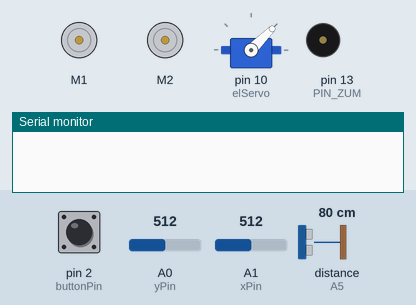
This sketch was run on a simulated Arduino Uno, built with avr-gcc and run on an emulated ATmega328P. Shown: 2 × DC motor (green arrow = forward, orange = backward, longer = faster), servo, buzzer (waves = sounding), the last lines printed to the serial monitor. Inputs (shaded band) come from the test bench; at power-on: A0 (yPin) = 512, pin 2 (buttonPin) HIGH, A1 (xPin) = 512, distance to the obstacle (sensor on A5) 80 cm. The echo pulse lasts 58.3 µs per cm.

Above: at 1.2 s.
1.3 s: A0 (yPin) set to 308
2.8 s: A0 (yPin) set to 285
At 3.8 s:
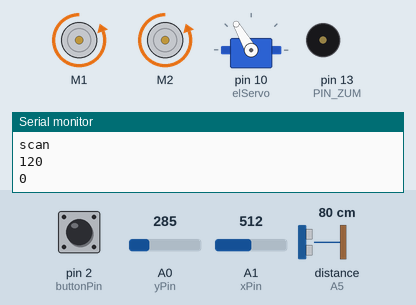
5.8 s: pin 2 (buttonPin) pulled LOW for 1 s
At 7.8 s:
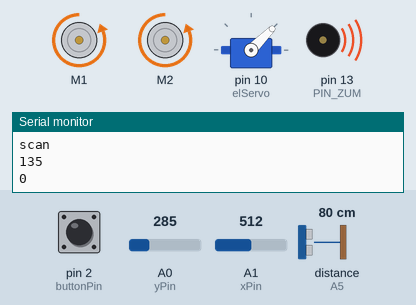
9.2 s: A0 (yPin) set to 900
At 10.9 s:
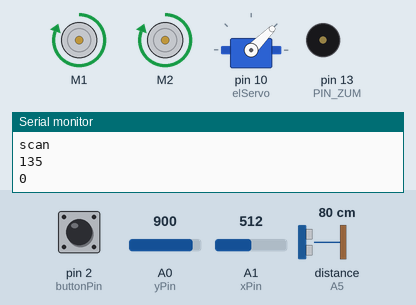
12.2 s: pin 2 (buttonPin) pulled LOW for 0.15 s
At 12.35 s:
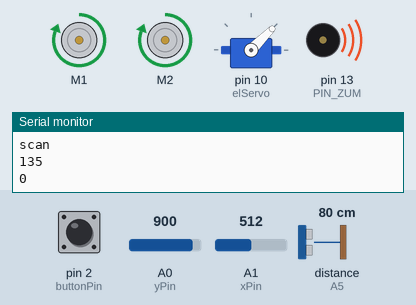
14.0 s: pin 2 (buttonPin) pulled LOW for 3.2 s
At 18.6 s:
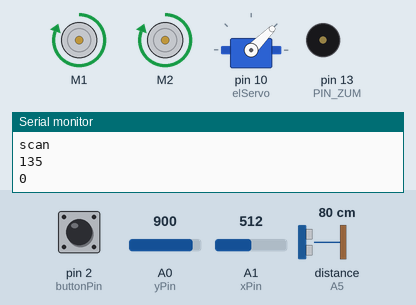
Timing chart, 0 to 20.1 s (numbered marks = the images above; inputs shaded):
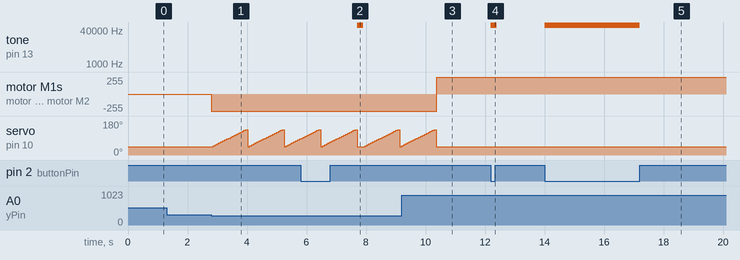

Measured:
- the behaviour switches between 300 and 299 on A0 (yPin) (found by bisection; images 0 and 1)
- after the input at 1.3 s, every drawn part: stays the same
- after the input at 2.8 s, motor M1, motor M2: stopped → backward 255/255 at once
- after the input at 5.8 s, tone on pin 13 (PIN_ZUM): silent → 65535 Hz after 1.9 s, → silent 0.20 s later
- after the input at 9.2 s, motor M1, motor M2: backward 255/255 → forward 255/255 after 1.2 s; servo on pin 10 (elServo): goes on until 10.4 s, then stays 45°
- after the input at 12.2 s, tone on pin 13 (PIN_ZUM): silent → 65535 Hz at once, → silent 0.20 s later
- after the input at 14.0 s, tone on pin 13 (PIN_ZUM): silent → 65535 Hz at once, → silent 3.2 s later

The sketch:

radarJoystick.ino
```cpp
//---------------------------------------------------------------//
//                 Movimiento_con_Joystick.ino
// Programa de control Arduino que maneja los motores, un servo
// y un sensor ultrasonico, que generan una salida de información
// de los objetos que se encuentran en una visión frontal de 90
// grados de un vehiculo montado con Arduino UNO.
//
//---------------------------------------------------------------//

//Libreria para controlar los motores
#include <AFMotor.h>
//Libreria para controlar el motor servo
#include <Servo.h>
//Libreria para controlar el sensor ultrasonico
#include <NewPing.h>
//ibreria para controlar el buzzer
#include <TimerFreeTone.h>

//Pines para el Joystick
int xPin = A1;
int yPin = A0;
int buttonPin = 2;

//Pines para el Sensor Ultrasonico
#define PIN_ECHO A4
#define PIN_TRIGGER A5
const int DISTANCIA_MAX = 60;
int distancia = 120;

//Posiciones del Joystick
int xPosition = 0;
int yPosition = 0;
int buttonState = 0;

//Definir ambos motores
AF_DCMotor motor1(1); //Motor Izquiero
AF_DCMotor motor2(2); //Motor Derecho

const unsigned int BAUD_RATE = 9600;

//Pin del zumbador
const unsigned int PIN_ZUM = 13;

//El servo
Servo elServo;

//El sonar
NewPing sonar(PIN_ECHO, PIN_TRIGGER, DISTANCIA_MAX);

//Valores de angulo y distacia que lee el sensor ultrasonico y el servo
signed int angulo;
signed int distanciaT;

//El setup
void setup() {

  //Inicializa las comunicaciones en serie a 9600 bps:
  Serial.begin(BAUD_RATE);

  //Inicializa los pines del Joystick
  pinMode(xPin, INPUT);
  pinMode(yPin, INPUT);
  pinMode(buttonPin, INPUT_PULLUP);

  //Inicializa el pin del zumbador
  pinMode(PIN_ZUM, OUTPUT);

  //Velocidad de los motores
  motor1.setSpeed(255);
  motor2.setSpeed (255);

  //El servo
  elServo.attach(10);
  elServo.write(45);
}

void loop() {

  //Lee las posiciones X y Y del joystick, ademas de si esta precionado o no
  xPosition = analogRead(xPin) / 10; //Se divide entre 10 para tener valores
  yPosition = analogRead(yPin) / 10; //entre 0 y 103 en lugar de valores
  buttonState = digitalRead(buttonPin); //entre 0 y 1030

  //Totalmente quieto rangos (58<= y <=44) y (60<= x <=45)
  if (58 <= yPosition <= 44 && 60 <= xPosition <= 45) {
    //Deja en reposo a ambos motores, el servo y el sensor ultrasonico
    quieto();
  }

  //Derecha rango (58< x <= 102)
  if (58 < xPosition && xPosition <= 102) {
    //Función encargada de dar vuelta a la derecha
    derecha();
  }

  //Izquierda rango (0 <= x <44)
  if (0 <= xPosition && xPosition < 44) {
    //Función encargada de dar vuelta a la izquierda
    izquierda();
  }

  //Avanza rango (0<= y <30)
  if (0 <= yPosition && yPosition < 30) {
    //Función encargada de hacer avanzar el carro
    adelante();
  }

  //Reversa rango (85< y <=102)
  if (85 < yPosition && yPosition <= 102) {
    //Función encargada de hacer retroceder el carro
    reversa();
  }

  //Claxon si se preciona el joystick
  if (buttonState != 1) {
    //Función encargada de hacer sonar el claxon
    pito();
  }
}

//Hace que la llanta izquierda avance para ir a la derecha
void derecha() {
  motor1.run(BACKWARD);
  motor2.run(RELEASE);
}

//Hace que la llanta derecha avance para ir a la izquierda
void izquierda() {
  motor2.run(BACKWARD);
  motor1.run(RELEASE);
}

//Hace que el carro avance, escanee y envie al serial lo escaneado
void adelante() {
  //Se activa motor izquierdo
  motor1.run(BACKWARD);
  //Se activa motor derecho
  motor2.run(BACKWARD);
  for (int i = 45; i <= 135; i += 5) {
    //El servo se mueve en el anugulo indicado por el ciclo
    elServo.write(i);
    // Mide la distancia en cm usando un solo ping
    distanciaT = sonar.ping_cm();
    angulo = i;
    //Imprime el angulo y la distancia del objeto escaneado
    Serial.println("scan");
    Serial.println(angulo);
    Serial.println(distanciaT);
    //Tiempo de espera para las mediciones
    delay(60);
    //Se activa motor izquierdo
    motor1.run(BACKWARD);
    //Se activa motor derecho
    motor2.run(BACKWARD);
  }
  //Regresa al servo al lugar original osea 45 grados
  elServo.write(45);
}

//Hace que el carro retroseda
void reversa() {
  motor1.run(FORWARD);
  motor2.run(FORWARD);
}

//Hace que los motores esten quietos
void quieto() {
  motor1.run(RELEASE);
  motor2.run(RELEASE);
}

//Claxon del carro
void pito() {
  //Establece el sonido del claxon
  TimerFreeTone(PIN_ZUM, 159600, 200);
  // Apaga el zumbador
  TimerFreeTone(PIN_ZUM, 0, 0);
}
```
